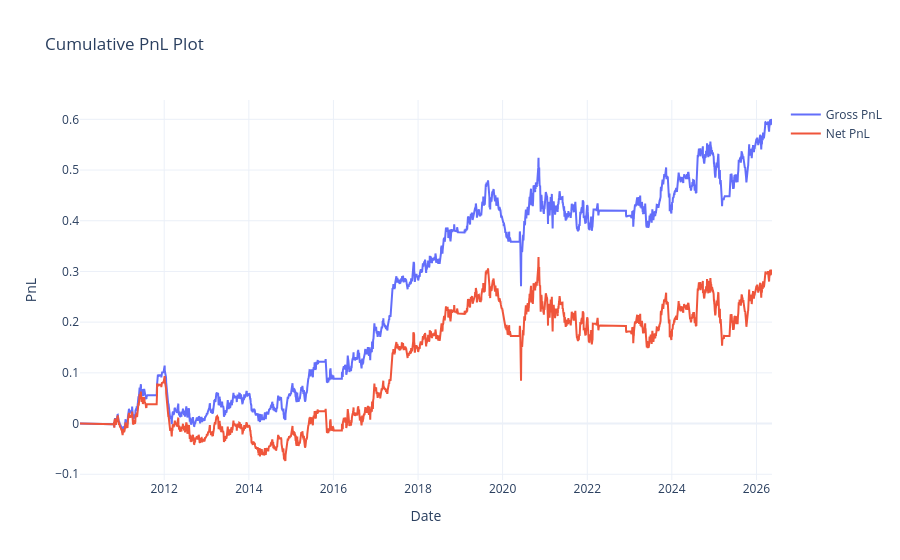

Notebook cell for this chart:
### Code cell
import yfinance as yf
import numpy as np
import pandas as pd

# ==========================================
# PRE-REQUISITES: Ensure `returns`, `df_historical` (OHLC), and `df_universe_5m` are loaded.
# ==========================================

print("=== STARTING TREND-ALIGNED BOLLINGER PIPELINE ===")

# ==========================================
# PHASE 1: SPY Hedging & Residual Returns
# ==========================================
print("Phase 1: Calculating Beta and Residual Returns...")
start_date = returns.index.min()
end_date = returns.index.max() + pd.Timedelta(days=1)
spy_df = yf.download('SPY', start=start_date, end=end_date, progress=False)

if isinstance(spy_df.columns, pd.MultiIndex):
    spy_df.columns = spy_df.columns.droplevel(1)
spy_adj_close = spy_df['Adj Close'].squeeze() if 'Adj Close' in spy_df.columns else spy_df['Close'].squeeze()
if spy_adj_close.index.tz is not None:
    spy_adj_close.index = spy_adj_close.index.tz_localize(None)

spy_rets_aligned = np.log(spy_adj_close / spy_adj_close.shift(1)).reindex(returns.index).fillna(0)

ROLLING_WINDOW = 252
spy_var = spy_rets_aligned.rolling(window=ROLLING_WINDOW, min_periods=63).var()
rolling_cov = returns.rolling(window=ROLLING_WINDOW, min_periods=63).cov(spy_rets_aligned)
rolling_beta = rolling_cov.div(spy_var, axis=0).fillna(1.0)
residual_returns = returns - rolling_beta.multiply(spy_rets_aligned, axis=0)


# ==========================================
# PHASE 2: Trend-Aligned Bollinger Z-Scores (CORRECTED)
# ==========================================
print("Phase 2: Generating Absolute Trend-Aligned Signals...")

# Synthesize residual price paths
residual_prices = (1 + residual_returns).cumprod()

# 1. The Trend Filter (100-Day SMA)
sma_100 = residual_prices.rolling(window=100).mean()
trend_up = residual_prices > sma_100
trend_down = residual_prices < sma_100

# 2. The Mean Reversion Trigger (20-Day Bollinger Z-Scores)
sma_20 = residual_prices.rolling(window=20).mean()
std_20 = residual_prices.rolling(window=20).std()

# Z-Score = standard deviations away from the 20-day mean
bollinger_z = (residual_prices - sma_20) / std_20
valid_bollinger_z = bollinger_z * df_universe_5m.replace(0, np.nan)

# --- THE FIX: Absolute Thresholds, NO RANKING ---
# A Z-score of -2.0 is the classic Lower Bollinger Band
# A Z-score of +2.0 is the classic Upper Bollinger Band
LONG_ENTER = -2.5  # Hyper-sparse: only buy extreme -2.5 Std Dev crashes
LONG_EXIT = 0.0    # Exit at the 20-day mean (Z = 0)

SHORT_ENTER = 2.5  # Hyper-sparse: only short extreme +2.5 Std Dev rips
SHORT_EXIT = 0.0   # Cover at the 20-day mean (Z = 0)

print("Applying Absolute Hysteresis Logic...")

# LONGS: Absolute Oversold (Z < -2.5) AND in a Long-Term Uptrend
long_state = pd.DataFrame(index=valid_bollinger_z.index, columns=valid_bollinger_z.columns, data=np.nan)
long_state[(valid_bollinger_z <= LONG_ENTER) & trend_up] = 1   
long_state[(valid_bollinger_z >= LONG_EXIT) | trend_down] = -1 # Eject on mean reversion or trend break
long_signals = long_state.ffill().replace(-1, 0).fillna(0)

# SHORTS: Absolute Overbought (Z > 2.5) AND in a Long-Term Downtrend
short_state = pd.DataFrame(index=valid_bollinger_z.index, columns=valid_bollinger_z.columns, data=np.nan)
short_state[(valid_bollinger_z >= SHORT_ENTER) & trend_down] = 1 
short_state[(valid_bollinger_z <= SHORT_EXIT) | trend_up] = -1 # Eject on mean reversion or trend break
short_signals = short_state.ffill().replace(-1, 0).fillna(0) * -1

df_tradable_signal = (long_signals + short_signals).fillna(0)
print("Corrected Bollinger Signals generated.")

# ==========================================
# PHASE 4: Institutional Portfolio Construction (2-Day Frequency)
# ==========================================
print("Phase 4: Constructing Sector-Neutral Portfolio...")
TARGET_VOL = 0.40 
raw_weights = df_tradable_signal * (TARGET_VOL / df_vol_floored) * df_universe_5m

# --- THE FIX: 2-Business-Day Resampling ---
# This updates target weights every 2nd trading day (e.g., Mon, Wed, Fri, Tue, Thu...)
sampled_raw_weights = raw_weights.resample('2B').last()
# ------------------------------------------

long_w = sampled_raw_weights.where(sampled_raw_weights > 0, 0)
short_w = sampled_raw_weights.where(sampled_raw_weights < 0, 0).abs()

def enforce_strict_constraints(weight_matrix, target_sum=0.50, max_weight=0.099, max_iterations=7):
    w = weight_matrix.copy()
    for _ in range(max_iterations):
        current_sum = w.sum(axis=1) + 1e-10
        w = w.div(current_sum, axis=0) * target_sum
        w = w.clip(upper=max_weight)
    valid_rows = w.sum(axis=1) >= (target_sum - 0.005)
    w = w.multiply(valid_rows, axis=0)
    return w

normalized_longs = enforce_strict_constraints(long_w)
normalized_shorts = enforce_strict_constraints(short_w)
portfolio_sampled = normalized_longs - normalized_shorts

# Shift (T+1) to ensure no look-ahead bias, then expand back to daily for the backtester
portfolio_shifted = portfolio_sampled.reindex(returns.index).ffill().shift(1)

# Clean up shapes and duplicates
portfolio_shifted = portfolio_shifted.loc[:, ~portfolio_shifted.columns.duplicated()]
safe_returns = returns.loc[:, ~returns.columns.duplicated()]
safe_universe = df_universe_5m.loc[:, ~df_universe_5m.columns.duplicated()]

portfolio_aligned = portfolio_shifted.reindex(columns=safe_returns.columns, fill_value=0)
portfolio_masked = portfolio_aligned * safe_universe

final_longs = portfolio_masked.where(portfolio_masked > 0, 0)
final_shorts = portfolio_masked.where(portfolio_masked < 0, 0).abs()
portfolio_final = (enforce_strict_constraints(final_longs) - enforce_strict_constraints(final_shorts)).fillna(0)
print("2-Day Portfolio ready.")


# ==========================================
# PHASE 5: Broad Regime Filter & Execution
# ==========================================
print("Phase 5: Applying Macro Filters and Executing...")
spy_prices = spy_adj_close.reindex(returns.index).ffill()
spy_sma_200 = spy_prices.rolling(window=200).mean()
trend_is_positive = spy_prices > spy_sma_200

spy_daily_rets = np.log(spy_prices / spy_prices.shift(1))
spy_ann_vol = spy_daily_rets.rolling(window=20).std() * np.sqrt(252)
volatility_is_safe = spy_ann_vol < 0.35

regime_mask = (trend_is_positive & volatility_is_safe).shift(1).fillna(False)
portfolio_regime_filtered = portfolio_final.multiply(regime_mask, axis=0)

print(f"Regime Filter Active. Trading halted on {(~regime_mask).sum()} out of {len(regime_mask)} days.")

net_sharpe, pnl_series = backtest_portfolio(
    portfolio=portfolio_regime_filtered.shift(1), 
    returns=safe_returns, 
    universe=safe_universe.shift(1), 
    plot_=True, 
    print_=True
)

tearsheet_df = generate_yearly_tearsheet(portfolio_regime_filtered, safe_returns)
print("=== PIPELINE COMPLETE ===")

### Figure 1 — Plotly figure (JSON) as saved in the notebook; plotly's stock layout.template omitted (floating-point values rounded to 4 significant figures; data arrays with more than 128 entries replaced by an {"elided": "..."} marker saying what was removed)
{"data": [{"mode": "lines", "name": "Gross PnL", "type": "scatter", "x": {"elided": "4117 str values"}, "y": {"elided": "4117 float values"}}, {"mode": "lines", "name": "Net PnL", "type": "scatter", "x": {"elided": "4117 str values"}, "y": {"elided": "4117 float values"}}], "layout": {"showlegend": true, "title": {"text": "Cumulative PnL Plot"}, "xaxis": {"title": {"text": "Date"}}, "yaxis": {"title": {"text": "PnL"}}}}
